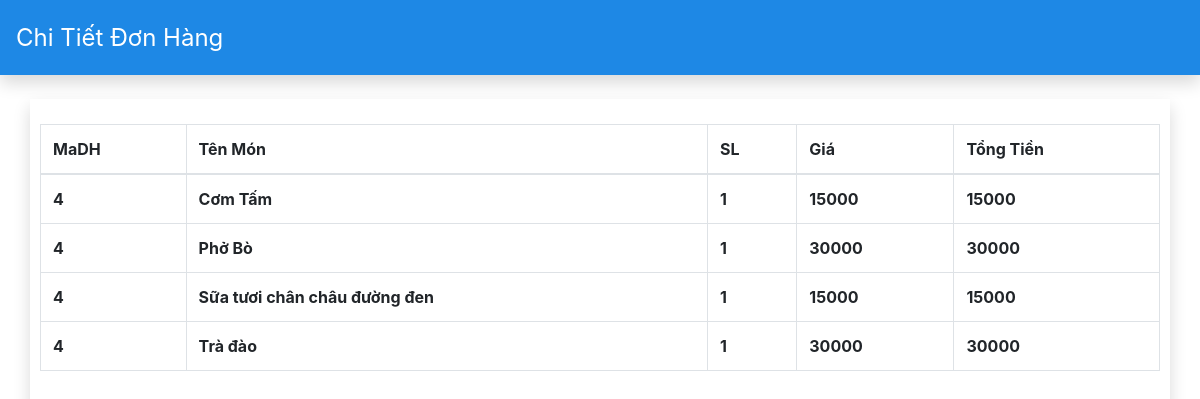
The page /PageAdmin/admin/OldOrder/DetailOldOrder.php?id=4 on the database its author committed.
### tables this page shows
CREATE TABLE `ctdh` (
  `MaDH` int(11) NOT NULL,
  `MaMonAn` int(11) NOT NULL,
  `SL` int(11) NOT NULL,
  `Gia` int(11) NOT NULL,
  `TongTien` int(11) NOT NULL
);

CREATE TABLE `monan` (
  `MaMonAn` int(11) NOT NULL,
  `TenMonAn` varchar(255) NOT NULL,
  `Gia` int(11) NOT NULL,
  `HinhAnh` varchar(500) NOT NULL,
  `MaLoai` int(11) NOT NULL
);

### PageAdmin/db/dbhelp.php (called while the page is built, shortened)
<?php
function executeResult($sql) {
	$conn = mysqli_connect(HOST, USERNAME, PASSWORD, DATABASE);
	$resultset = mysqli_query($conn, $sql);
	$list      = [];
	while ($row = mysqli_fetch_array($resultset, 1)) {
		$list[] = $row;
	}
	return $list;
}

### PageAdmin/admin/OldOrder/DetailOldOrder.php (the view, shortened to what this page needs)
<?php
	require_once('../../db/dbhelp.php');
	$MaDH = '';
	if (isset($_GET['id'])) {
		$MaDH = $_GET['id'];
	}
?>
<!DOCTYPE html>
<html>
<head>
	<link rel="stylesheet" href="https://maxcdn.bootstrapcdn.com/bootstrap/4.4.1/css/bootstrap.min.css">
</head>
<body>
	<nav class="navbar navbar-expand navbar-light topbar mb-4 static-top shadow">
				<div class="panel-heading">
					Chi Tiết Đơn Hàng
				</div>
			</nav>
	<div class="container">
		<div class="panel panel-primary">
			<div class="panel-body">
				<table class="table table-bordered">
					<thead>
						<tr>
							<th>MaDH</th>
							<th>Tên Món</th>
							<th>SL</th>
							<th>Giá</th>
							<th>Tổng Tiền</th>
						</tr>
					</thead>
					<tbody>
						<?php
							$sql = "select MaDH, monan.TenMonAn, SL, ctdh.Gia, TongTien from ctdh, monan where ctdh.MaMonAn = monan.MaMonAn and ctdh.MaDH = $MaDH";
							$DHList = executeResult($sql);
							foreach ($DHList as $dh) {
									echo '<tr>
								<td>'.$dh['MaDH'].'</td>
								<td>'.$dh['TenMonAn'].'</td>
								<td>'.$dh['SL'].'</td>
								<td>'.$dh['Gia'].'</td>
								<td>'.$dh['TongTien'].'</td>
							</tr>';
							}
							?>
					</tbody>
				</table>
			</div>
		</div>
	</div>
</body>
</html>

### PageAdmin/admin/OldOrder/DetailOldOrder.php (style rules this page uses)
.navbar { height: 75px; width: 100%; background-color: #1e88e5; }
.panel-heading { font-size: 1.5rem; color: white; }
.container { margin-top: 20px; box-shadow: 0 .5rem 1rem rgba(0,0,0,.15)!important; padding-top: 25px; padding-bottom: 25px; padding-left: 10px; padding-right: 10px; width: 100%; height: 570px; font-weight: bold; }

### rows shown on the page
ctdh: MaDH "4", MaMonAn.TenMonAn "Cơm Tấm", SL "1", Gia "15000", TongTien "15000"
ctdh: MaDH "4", MaMonAn.TenMonAn "Phở Bò", SL "1", Gia "30000", TongTien "30000"
ctdh: MaDH "4", MaMonAn.TenMonAn "Sữa tươi chân châu đường đen", SL "1", Gia "15000", TongTien "15000"
ctdh: MaDH "4", MaMonAn.TenMonAn "Trà đào", SL "1", Gia "30000", TongTien "30000"
